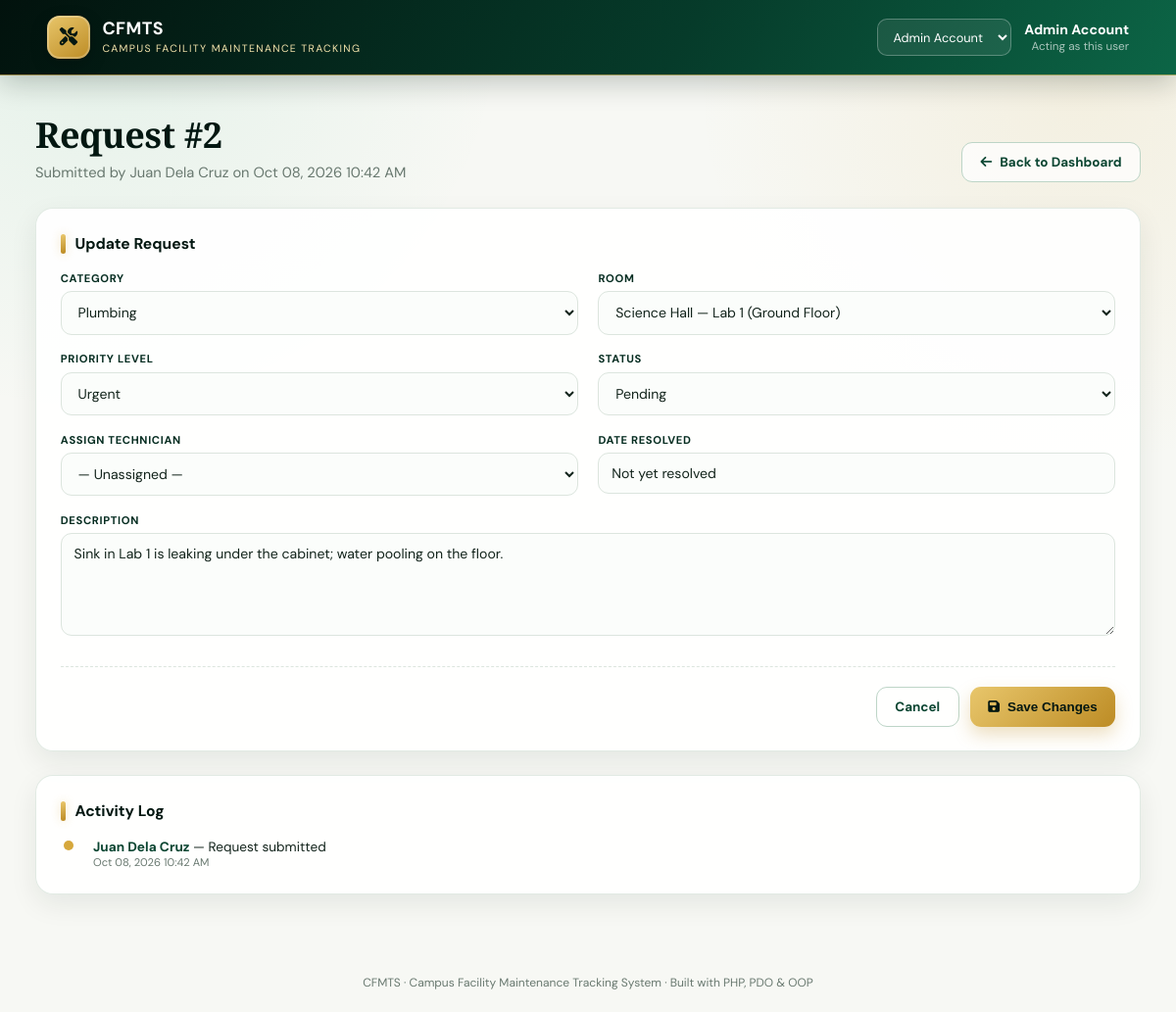
Page /edit.php?id=2 on the committed database.
### tables this page shows
CREATE TABLE users (
  user_id    INT AUTO_INCREMENT NOT NULL,
  full_name  VARCHAR(100) NOT NULL,
  email      VARCHAR(120) NOT NULL,
  role_id    INT NOT NULL,
  created_at TIMESTAMP NOT NULL DEFAULT CURRENT_TIMESTAMP,
  PRIMARY KEY (user_id),
  UNIQUE KEY uq_users_email (email),
  KEY idx_users_role (role_id),
  CONSTRAINT fk_users_role FOREIGN KEY (role_id)
    REFERENCES roles (role_id) ON UPDATE CASCADE ON DELETE RESTRICT
);

CREATE TABLE maintenance_requests (
  request_id     INT AUTO_INCREMENT NOT NULL,
  requester_id   INT NOT NULL,
  room_id        INT NOT NULL,
  category_id    INT NOT NULL,
  description    TEXT NOT NULL,
  priority_level ENUM('Low','Medium','High','Urgent') NOT NULL DEFAULT 'Medium',
  status         ENUM('Pending','In Progress','Completed','Cancelled') NOT NULL DEFAULT 'Pending',
  date_submitted DATETIME NOT NULL DEFAULT CURRENT_TIMESTAMP,
  date_resolved  DATETIME NULL DEFAULT NULL,
  PRIMARY KEY (request_id),
  KEY idx_mr_requester (requester_id),
  KEY idx_mr_room (room_id),
  KEY idx_mr_category (category_id),
  KEY idx_mr_status (status),
  CONSTRAINT fk_mr_requester FOREIGN KEY (requester_id)
    REFERENCES users (user_id) ON UPDATE CASCADE ON DELETE RESTRICT,
  CONSTRAINT fk_mr_room FOREIGN KEY (room_id)
    REFERENCES rooms (room_id) ON UPDATE CASCADE ON DELETE RESTRICT,
  CONSTRAINT fk_mr_category FOREIGN KEY (category_id)
    REFERENCES categories (category_id) ON UPDATE CASCADE ON DELETE RESTRICT
);

CREATE TABLE rooms (
  room_id     INT AUTO_INCREMENT NOT NULL,
  building_id INT NOT NULL,
  room_number VARCHAR(30) NOT NULL,
  floor_level VARCHAR(30) NOT NULL,
  PRIMARY KEY (room_id),
  KEY idx_rooms_building (building_id),
  CONSTRAINT fk_rooms_building FOREIGN KEY (building_id)
    REFERENCES buildings (building_id) ON UPDATE CASCADE ON DELETE RESTRICT
);

CREATE TABLE buildings (
  building_id   INT AUTO_INCREMENT NOT NULL,
  building_name VARCHAR(100) NOT NULL,
  PRIMARY KEY (building_id),
  UNIQUE KEY uq_buildings_name (building_name)
);

CREATE TABLE activity_logs (
  log_id        INT AUTO_INCREMENT NOT NULL,
  request_id    INT NOT NULL,
  user_id       INT NULL,
  action_taken  VARCHAR(255) NOT NULL,
  `timestamp`   DATETIME NOT NULL DEFAULT CURRENT_TIMESTAMP,
  PRIMARY KEY (log_id),
  KEY idx_al_request (request_id),
  KEY idx_al_user (user_id),
  CONSTRAINT fk_al_request FOREIGN KEY (request_id)
    REFERENCES maintenance_requests (request_id) ON UPDATE CASCADE ON DELETE CASCADE,
  CONSTRAINT fk_al_user FOREIGN KEY (user_id)
    REFERENCES users (user_id) ON UPDATE CASCADE ON DELETE SET NULL
);

### includes/functions.php (called while the page is built, shortened)
<?php
function e(?string $value): string
{
    return htmlspecialchars($value ?? '', ENT_QUOTES, 'UTF-8');
}
function format_dt(?string $datetime): string
{
    $ts = strtotime($datetime);
    return $ts ? date('M d, Y g:i A', $ts) : e($datetime);
}

### includes/bootstrap.php (called while the page is built, shortened)
<?php
require_once __DIR__ . '/../classes/MaintenanceRequest.php';
require_once __DIR__ . '/../classes/LookupData.php';
require_once __DIR__ . '/functions.php';
$pdo = Database::getInstance()->getConnection();
$lookup = new LookupData($pdo);
$allUsers = $lookup->getUsers();
foreach ($allUsers as $u) {
    if ((int) $u['user_id'] === (int) ($_SESSION['current_user_id'] ?? 0)) {
        $currentUser = $u;
        break;
    }
}

### classes/LookupData.php (called while the page is built, shortened)
<?php
class LookupData
{
    private PDO $conn;
    public function __construct(PDO $conn)
    {
        $this->conn = $conn;
    }
    public function getRooms(?int $buildingId = null): array
    {
        return $this->conn->query(
            "SELECT r.*, b.building_name
               FROM rooms r
               JOIN buildings b ON r.building_id = b.building_id
              ORDER BY b.building_name, r.room_number"
        )->fetchAll();
    }
    public function getCategories(): array
    {
        return $this->conn->query("SELECT * FROM categories ORDER BY category_name")->fetchAll();
    }
    public function getUsers(?int $roleId = null): array
    {
        if ($roleId) {
            $stmt = $this->conn->prepare(
                "SELECT * FROM users WHERE role_id = :rid ORDER BY full_name"
            );
            $stmt->execute([':rid' => $roleId]);
            return $stmt->fetchAll();
        }
        return $this->conn->query("SELECT * FROM users ORDER BY full_name")->fetchAll();
    }
}

### classes/MaintenanceRequest.php (called while the page is built, shortened)
<?php
class MaintenanceRequest
{
    private PDO $conn;
    private string $table = 'maintenance_requests';
    public function __construct(PDO $conn)
    {
        $this->conn = $conn;
    }
    public function getById(int $id): ?array
    {
        $sql = "SELECT mr.*,
                       u.full_name AS requester_name,
                       r.room_number, r.floor_level,
                       b.building_id, b.building_name,
                       c.category_id, c.category_name
                FROM {$this->table} mr
                LEFT JOIN users u      ON mr.requester_id = u.user_id
                LEFT JOIN rooms r      ON mr.room_id = r.room_id
                LEFT JOIN buildings b  ON r.building_id = b.building_id
                LEFT JOIN categories c ON mr.category_id = c.category_id
                WHERE mr.request_id = :id";
        $stmt = $this->conn->prepare($sql);
        $stmt->execute([':id' => $id]);
        $row = $stmt->fetch();
        return $row ?: null;
    }
    public function getActivityLogs(int $requestId): array
    {
        $stmt = $this->conn->prepare(
            "SELECT al.*, u.full_name
               FROM activity_logs al
               LEFT JOIN users u ON al.user_id = u.user_id
              WHERE al.request_id = :rid
              ORDER BY al.log_id DESC"
        );
        $stmt->execute([':rid' => $requestId]);
        return $stmt->fetchAll();
    }
}

### edit.php (the view, shortened to what this page needs)
<?php
require_once __DIR__ . '/includes/bootstrap.php';
$mrModel = new MaintenanceRequest($pdo);
$id = (int) ($_GET['id'] ?? 0);
$request = $mrModel->getById($id);
$rooms       = $lookup->getRooms();
$categories  = $lookup->getCategories();
$logs = $mrModel->getActivityLogs($id);
require_once __DIR__ . '/includes/header.php';
?>
<div class="page-header">
  <div>
    <h1>Request #<?= (int)$request['request_id'] ?></h1>
    <p>Submitted by <?= e($request['requester_name'] ?? 'Unknown') ?> on <?= format_dt($request['date_submitted']) ?></p>
  </div>
  <a href="index.php" class="btn btn-outline"><i class="fa-solid fa-arrow-left"></i> Back to Dashboard</a>
</div>
<div class="panel">
  <div class="panel-title"><span class="bar"></span> Update Request</div>
  <form method="post" action="actions/save_request.php">
    <div class="form-grid">
      <div class="field">
        <label>Category</label>
        <select name="category_id" required>
          <?php foreach ($categories as $c): ?>
            <option value="<?= (int)$c['category_id'] ?>" <?= (int)$c['category_id'] === (int)$request['category_id'] ? 'selected' : '' ?>>
              <?= e($c['category_name']) ?>
            </option>
          <?php endforeach; ?>
        </select>
      </div>
      <div class="field">
        <label>Room</label>
        <select name="room_id" required>
          <?php foreach ($rooms as $r): ?>
            <option value="<?= (int)$r['room_id'] ?>" <?= (int)$r['room_id'] === (int)$request['room_id'] ? 'selected' : '' ?>>
              <?= e($r['building_name'] . ' — ' . $r['room_number'] . ' (' . $r['floor_level'] . ')') ?>
            </option>
          <?php endforeach; ?>
        </select>
      </div>
      <div class="field">
        <label>Priority Level</label>
        <select name="priority_level" required>
          <?php foreach (['Low','Medium','High','Urgent'] as $p): ?>
            <option value="<?= $p ?>" <?= $request['priority_level'] === $p ? 'selected' : '' ?>><?= $p ?></option>
          <?php endforeach; ?>
        </select>
      </div>
      <div class="field">
        <label>Status</label>
        <select name="status" required>
          <?php foreach (['Pending','In Progress','Completed','Cancelled'] as $s): ?>
            <option value="<?= $s ?>" <?= $request['status'] === $s ? 'selected' : '' ?>><?= $s ?></option>
          <?php endforeach; ?>
        </select>
      </div>
      <div class="field">
        <label>Assign Technician</label>
        <select name="technician_id">
          <option value="">— Unassigned —</option>
        </select>
      </div>
      <div class="field">
        <label>Date Resolved</label>
        <input type="text" value="<?= $request['date_resolved'] ? format_dt($request['date_resolved']) : 'Not yet resolved' ?>" disabled>
      </div>
      <div class="field full">
        <label>Description</label>
        <textarea name="description" required><?= e($request['description']) ?></textarea>
      </div>
    </div>
    <div class="form-actions">
      <a href="index.php" class="btn btn-outline">Cancel</a>
      <button type="submit" class="btn btn-gold"><i class="fa-solid fa-floppy-disk"></i> Save Changes</button>
    </div>
  </form>
</div>
<div class="panel">
  <div class="panel-title"><span class="bar"></span> Activity Log</div>
  <?php if (empty($logs)): ?>
    <p style="color:var(--muted); font-size:0.88rem;">No activity recorded yet.</p>
  <?php else: ?>
    <ul class="activity-list">
      <?php foreach ($logs as $log): ?>
        <li>
          <div class="action"><span class="actor"><?= e($log['full_name'] ?? 'System') ?></span> — <?= e($log['action_taken']) ?></div>
          <div class="time"><?= format_dt($log['timestamp']) ?></div>
        </li>
      <?php endforeach; ?>
    </ul>
  <?php endif; ?>
</div>
<?php require_once __DIR__ . '/includes/footer.php'; ?>

### includes/header.php (shortened to what this page needs)
<!DOCTYPE html>
<html lang="en">
<head>
<link rel="stylesheet" href="https://cdnjs.cloudflare.com/ajax/libs/font-awesome/6.5.1/css/all.min.css">
<link rel="stylesheet" href="<?= APP_BASE_URL ?>/assets/css/style.css">
</head>
<body>
<div class="app-shell">
  <header class="topbar">
    <div class="brand">
      <div class="brand-mark"><i class="fa-solid fa-screwdriver-wrench"></i></div>
      <div class="brand-text">
        <div class="title">CFMTS</div>
        <div class="subtitle">Campus Facility Maintenance Tracking</div>
      </div>
    </div>
    <div class="topbar-right">
      <form method="post" action="<?= e($_SERVER['REQUEST_URI'] ?? 'index.php') ?>" id="personaForm" style="margin:0;">
        <select name="switch_user_id" onchange="document.getElementById('personaForm').submit()"
                style="background:rgba(255,255,255,0.08); color:#fff; border:1px solid rgba(255,255,255,0.25); border-radius:8px; padding:0.4rem 0.6rem; font-size:0.8rem;">
          <?php foreach ($allUsers as $u): ?>
            <option value="<?= (int)$u['user_id'] ?>" <?= (isset($currentUser) && (int)$currentUser['user_id'] === (int)$u['user_id']) ? 'selected' : '' ?>>
              <?= e($u['full_name']) ?>
            </option>
          <?php endforeach; ?>
        </select>
      </form>
      <div class="persona">
        <strong><?= e($currentUser['full_name'] ?? 'Guest') ?></strong>
        <span>Acting as this user</span>
      </div>
    </div>
  </header>
  <div class="main-content">

### rows in the picture
users: full_name "Admin Account"
maintenance_requests: request_id "2", requester.full_name "Juan Dela Cruz", date_submitted "Oct 08, 2026 10:42 AM", room_id "Science Hall — Lab 1 (Ground Floor)", priority_level "Urgent", status "Pending", date_resolved "Not yet resolved", description "Sink in Lab 1 is leaking under the cabinet; water pooling on the floor."
activity_logs: user.full_name "Juan Dela Cruz", action_taken "Request submitted", timestamp "Oct 08, 2026 10:42 AM"

### other values in the picture
form field switch_user_id "Admin Account"
form field category_id "Plumbing"
